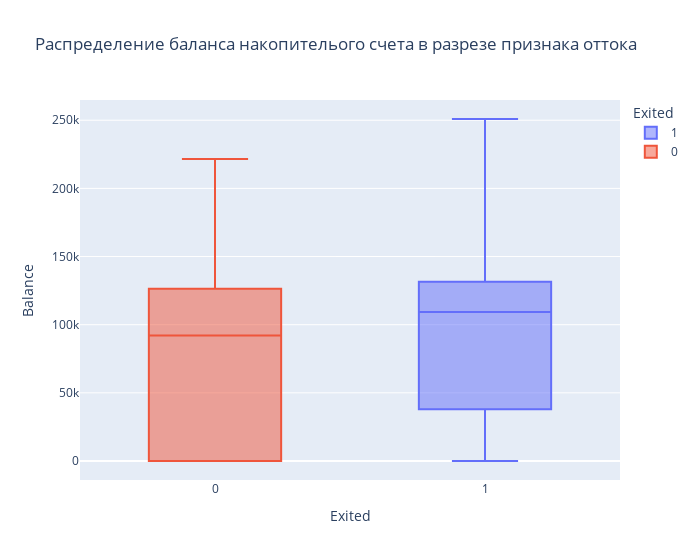

The notebook cell this image was saved under:
### Markdown cell above
#### 5.0.3 Распределение баланса клиента в разрезе признака оттока

### Code cell
px.box(churn_df, y='Balance', x='Exited', color='Exited', width=700,
       title='Распределение баланса накопителього счета в разрезе признака оттока')

### Figure 1 — Plotly figure (JSON) as saved in the notebook; plotly's stock layout.template omitted (floating-point values rounded to 4 significant figures; data arrays with more than 128 entries replaced by an {"elided": "..."} marker saying what was removed)
{"data": [{"alignmentgroup": "True", "hovertemplate": "Exited=%{x}<br>Balance=%{y}<extra></extra>", "legendgroup": "1", "marker": {"color": "#636efa"}, "name": "1", "notched": false, "offsetgroup": "1", "orientation": "v", "showlegend": true, "type": "box", "x": {"elided": "2037 int values"}, "x0": " ", "xaxis": "x", "y": {"elided": "2037 float values"}, "y0": " ", "yaxis": "y"}, {"alignmentgroup": "True", "hovertemplate": "Exited=%{x}<br>Balance=%{y}<extra></extra>", "legendgroup": "0", "marker": {"color": "#EF553B"}, "name": "0", "notched": false, "offsetgroup": "0", "orientation": "v", "showlegend": true, "type": "box", "x": {"elided": "7963 int values"}, "x0": " ", "xaxis": "x", "y": {"elided": "7963 float values"}, "y0": " ", "yaxis": "y"}], "layout": {"boxmode": "overlay", "legend": {"title": {"text": "Exited"}, "tracegroupgap": 0}, "title": {"text": "Распределение баланса накопителього счета в разрезе признака оттока"}, "width": 700, "xaxis": {"anchor": "y", "categoryarray": [1, 0], "categoryorder": "array", "domain": [0, 1], "title": {"text": "Exited"}}, "yaxis": {"anchor": "x", "domain": [0, 1], "title": {"text": "Balance"}}}}
